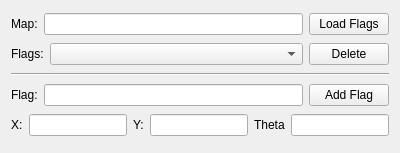
<?xml version="1.0" encoding="UTF-8"?>
<ui version="4.0">
 <class>MyPanelWidget</class>
 <widget class="QWidget" name="MyPanelWidget">
  <property name="geometry">
   <rect>
    <x>0</x>
    <y>0</y>
    <width>400</width>
    <height>153</height>
   </rect>
  </property>
  <property name="sizePolicy">
   <sizepolicy hsizetype="Preferred" vsizetype="Fixed">
    <horstretch>0</horstretch>
    <verstretch>0</verstretch>
   </sizepolicy>
  </property>
  <property name="minimumSize">
   <size>
    <width>100</width>
    <height>150</height>
   </size>
  </property>
  <property name="windowTitle">
   <string>Form</string>
  </property>
  <layout class="QVBoxLayout" name="verticalLayout">
   <item>
    <layout class="QHBoxLayout" name="horizontalLayout_3">
     <item>
      <widget class="QLabel" name="label">
       <property name="text">
        <string>Map:</string>
       </property>
      </widget>
     </item>
     <item>
      <widget class="QLineEdit" name="mapNameEdt"/>
     </item>
     <item>
      <widget class="QPushButton" name="loadBtn">
       <property name="text">
        <string>Load Flags</string>
       </property>
      </widget>
     </item>
    </layout>
   </item>
   <item>
    <layout class="QHBoxLayout" name="horizontalLayout_4">
     <item>
      <widget class="QLabel" name="label_6">
       <property name="text">
        <string>Flags:</string>
       </property>
      </widget>
     </item>
     <item>
      <widget class="QComboBox" name="flagsComboBox">
       <property name="sizePolicy">
        <sizepolicy hsizetype="Expanding" vsizetype="Fixed">
         <horstretch>0</horstretch>
         <verstretch>0</verstretch>
        </sizepolicy>
       </property>
      </widget>
     </item>
     <item>
      <widget class="QPushButton" name="delFlagBtn">
       <property name="text">
        <string>Delete</string>
       </property>
      </widget>
     </item>
    </layout>
   </item>
   <item>
    <widget class="Line" name="line">
     <property name="orientation">
      <enum>Qt::Horizontal</enum>
     </property>
    </widget>
   </item>
   <item>
    <layout class="QHBoxLayout" name="horizontalLayout_2">
     <item>
      <widget class="QLabel" name="label_2">
       <property name="text">
        <string>Flag:</string>
       </property>
      </widget>
     </item>
     <item>
      <widget class="QLineEdit" name="flagNameEdt"/>
     </item>
     <item>
      <widget class="QPushButton" name="addBtn">
       <property name="minimumSize">
        <size>
         <width>0</width>
         <height>0</height>
        </size>
       </property>
       <property name="text">
        <string>Add Flag</string>
       </property>
      </widget>
     </item>
    </layout>
   </item>
   <item>
    <layout class="QHBoxLayout" name="horizontalLayout">
     <item>
      <widget class="QLabel" name="label_3">
       <property name="text">
        <string>X:</string>
       </property>
      </widget>
     </item>
     <item>
      <widget class="QLineEdit" name="xEdt"/>
     </item>
     <item>
      <widget class="QLabel" name="label_4">
       <property name="text">
        <string>Y:</string>
       </property>
      </widget>
     </item>
     <item>
      <widget class="QLineEdit" name="yEdt"/>
     </item>
     <item>
      <widget class="QLabel" name="label_5">
       <property name="text">
        <string>Theta</string>
       </property>
      </widget>
     </item>
     <item>
      <widget class="QLineEdit" name="thetaEdt"/>
     </item>
    </layout>
   </item>
  </layout>
 </widget>
 <resources/>
 <connections/>
</ui>
